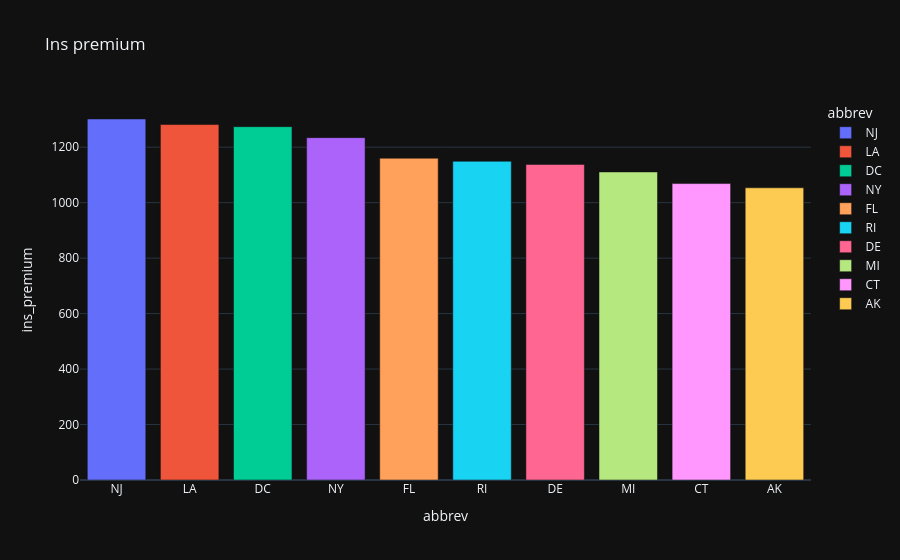

Notebook source saved alongside this figure:
### Code cell
bar=px.bar(top10,x='abbrev',y='ins_premium',
           title='Ins premium',color='abbrev',template='plotly_dark')
bar.show()

### Figure 1 — Plotly figure (JSON) as saved in the notebook; plotly's stock layout.template omitted (floating-point values rounded to 4 significant figures)
{"data": [{"hovertemplate": "abbrev=%{x}<br>ins_premium=%{y}<extra></extra>", "legendgroup": "NJ", "marker": {"color": "#636efa", "pattern": {"shape": ""}}, "name": "NJ", "orientation": "v", "showlegend": true, "textposition": "auto", "type": "bar", "x": ["NJ"], "xaxis": "x", "y": [1302.0], "yaxis": "y"}, {"hovertemplate": "abbrev=%{x}<br>ins_premium=%{y}<extra></extra>", "legendgroup": "LA", "marker": {"color": "#EF553B", "pattern": {"shape": ""}}, "name": "LA", "orientation": "v", "showlegend": true, "textposition": "auto", "type": "bar", "x": ["LA"], "xaxis": "x", "y": [1282.0], "yaxis": "y"}, {"hovertemplate": "abbrev=%{x}<br>ins_premium=%{y}<extra></extra>", "legendgroup": "DC", "marker": {"color": "#00cc96", "pattern": {"shape": ""}}, "name": "DC", "orientation": "v", "showlegend": true, "textposition": "auto", "type": "bar", "x": ["DC"], "xaxis": "x", "y": [1274.0], "yaxis": "y"}, {"hovertemplate": "abbrev=%{x}<br>ins_premium=%{y}<extra></extra>", "legendgroup": "NY", "marker": {"color": "#ab63fa", "pattern": {"shape": ""}}, "name": "NY", "orientation": "v", "showlegend": true, "textposition": "auto", "type": "bar", "x": ["NY"], "xaxis": "x", "y": [1234.0], "yaxis": "y"}, {"hovertemplate": "abbrev=%{x}<br>ins_premium=%{y}<extra></extra>", "legendgroup": "FL", "marker": {"color": "#FFA15A", "pattern": {"shape": ""}}, "name": "FL", "orientation": "v", "showlegend": true, "textposition": "auto", "type": "bar", "x": ["FL"], "xaxis": "x", "y": [1160.0], "yaxis": "y"}, {"hovertemplate": "abbrev=%{x}<br>ins_premium=%{y}<extra></extra>", "legendgroup": "RI", "marker": {"color": "#19d3f3", "pattern": {"shape": ""}}, "name": "RI", "orientation": "v", "showlegend": true, "textposition": "auto", "type": "bar", "x": ["RI"], "xaxis": "x", "y": [1149.0], "yaxis": "y"}, {"hovertemplate": "abbrev=%{x}<br>ins_premium=%{y}<extra></extra>", "legendgroup": "DE", "marker": {"color": "#FF6692", "pattern": {"shape": ""}}, "name": "DE", "orientation": "v", "showlegend": true, "textposition": "auto", "type": "bar", "x": ["DE"], "xaxis": "x", "y": [1138.0], "yaxis": "y"}, {"hovertemplate": "abbrev=%{x}<br>ins_premium=%{y}<extra></extra>", "legendgroup": "MI", "marker": {"color": "#B6E880", "pattern": {"shape": ""}}, "name": "MI", "orientation": "v", "showlegend": true, "textposition": "auto", "type": "bar", "x": ["MI"], "xaxis": "x", "y": [1111.0], "yaxis": "y"}, {"hovertemplate": "abbrev=%{x}<br>ins_premium=%{y}<extra></extra>", "legendgroup": "CT", "marker": {"color": "#FF97FF", "pattern": {"shape": ""}}, "name": "CT", "orientation": "v", "showlegend": true, "textposition": "auto", "type": "bar", "x": ["CT"], "xaxis": "x", "y": [1069.0], "yaxis": "y"}, {"hovertemplate": "abbrev=%{x}<br>ins_premium=%{y}<extra></extra>", "legendgroup": "AK", "marker": {"color": "#FECB52", "pattern": {"shape": ""}}, "name": "AK", "orientation": "v", "showlegend": true, "textposition": "auto", "type": "bar", "x": ["AK"], "xaxis": "x", "y": [1053.0], "yaxis": "y"}], "layout": {"barmode": "relative", "legend": {"title": {"text": "abbrev"}, "tracegroupgap": 0}, "title": {"text": "Ins premium"}, "xaxis": {"anchor": "y", "categoryarray": ["NJ", "LA", "DC", "NY", "FL", "RI", "DE", "MI", "CT", "AK"], "categoryorder": "array", "domain": [0, 1], "title": {"text": "abbrev"}}, "yaxis": {"anchor": "x", "domain": [0, 1], "title": {"text": "ins_premium"}}}}
